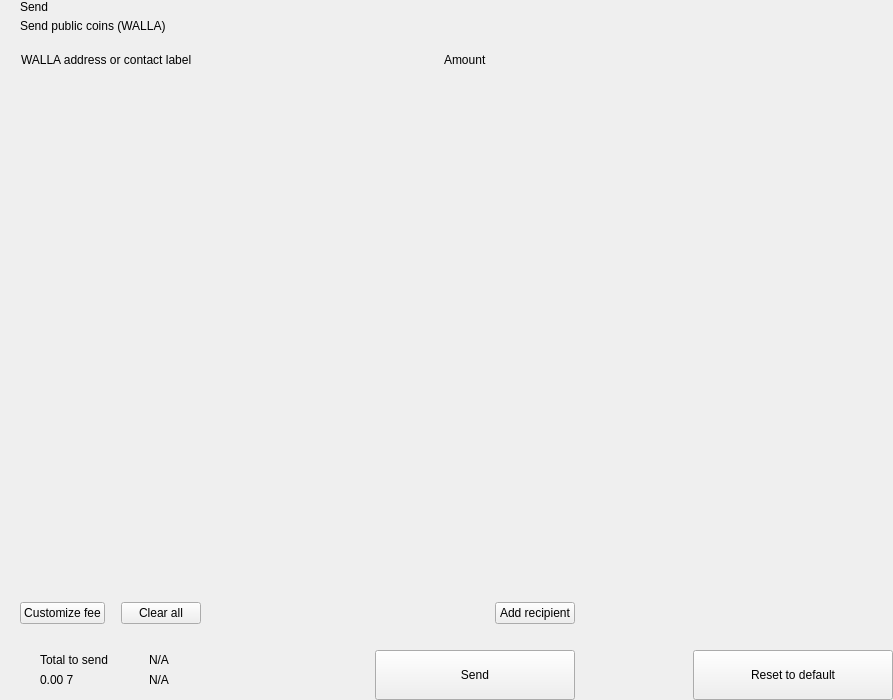
<?xml version="1.0" encoding="UTF-8"?>
<ui version="4.0">
 <class>send</class>
 <widget class="QWidget" name="send">
  <property name="geometry">
   <rect>
    <x>0</x>
    <y>0</y>
    <width>893</width>
    <height>700</height>
   </rect>
  </property>
  <property name="windowTitle">
   <string>Form</string>
  </property>
  <layout class="QHBoxLayout" name="horizontalLayout_2" stretch="2,1">
   <property name="spacing">
    <number>0</number>
   </property>
   <property name="leftMargin">
    <number>0</number>
   </property>
   <property name="topMargin">
    <number>0</number>
   </property>
   <property name="rightMargin">
    <number>0</number>
   </property>
   <property name="bottomMargin">
    <number>0</number>
   </property>
   <item>
    <widget class="QWidget" name="left" native="true">
     <layout class="QVBoxLayout" name="verticalLayout_3">
      <property name="spacing">
       <number>0</number>
      </property>
      <property name="leftMargin">
       <number>0</number>
      </property>
      <property name="topMargin">
       <number>0</number>
      </property>
      <property name="rightMargin">
       <number>0</number>
      </property>
      <property name="bottomMargin">
       <number>0</number>
      </property>
      <item>
       <layout class="QVBoxLayout" name="verticalLayout_22" stretch="0,0,0,1,0,0,0,0">
        <property name="spacing">
         <number>0</number>
        </property>
        <item>
         <layout class="QHBoxLayout" name="horizontalLayout_3">
          <property name="spacing">
           <number>0</number>
          </property>
          <property name="leftMargin">
           <number>20</number>
          </property>
          <property name="rightMargin">
           <number>20</number>
          </property>
          <item>
           <layout class="QVBoxLayout" name="verticalLayout">
            <property name="spacing">
             <number>5</number>
            </property>
            <item>
             <widget class="QLabel" name="labelTitle">
              <property name="text">
               <string>Send</string>
              </property>
              <property name="alignment">
               <set>Qt::AlignLeading|Qt::AlignLeft|Qt::AlignVCenter</set>
              </property>
             </widget>
            </item>
            <item>
             <widget class="QLabel" name="labelSubtitle1">
              <property name="text">
               <string>Send public coins (WALLA)</string>
              </property>
             </widget>
            </item>
           </layout>
          </item>
          <item>
           <spacer name="horizontalSpacer">
            <property name="orientation">
             <enum>Qt::Horizontal</enum>
            </property>
            <property name="sizeHint" stdset="0">
             <size>
              <width>40</width>
              <height>20</height>
             </size>
            </property>
           </spacer>
          </item>
         </layout>
        </item>
        <item>
         <spacer name="verticalSpacer_2">
          <property name="orientation">
           <enum>Qt::Vertical</enum>
          </property>
          <property name="sizeType">
           <enum>QSizePolicy::Fixed</enum>
          </property>
          <property name="sizeHint" stdset="0">
           <size>
            <width>20</width>
            <height>20</height>
           </size>
          </property>
         </spacer>
        </item>
        <item>
         <layout class="QHBoxLayout" name="horizontalLayout" stretch="6,0,2">
          <property name="spacing">
           <number>0</number>
          </property>
          <property name="leftMargin">
           <number>10</number>
          </property>
          <property name="topMargin">
           <number>0</number>
          </property>
          <property name="rightMargin">
           <number>20</number>
          </property>
          <property name="bottomMargin">
           <number>0</number>
          </property>
          <item>
           <widget class="QLabel" name="labelSubtitleAddress">
            <property name="styleSheet">
             <string notr="true">margin-left:8px;</string>
            </property>
            <property name="text">
             <string>WALLA address or contact label</string>
            </property>
           </widget>
          </item>
          <item>
           <spacer name="horizontalSpacer_3">
            <property name="orientation">
             <enum>Qt::Horizontal</enum>
            </property>
            <property name="sizeType">
             <enum>QSizePolicy::Fixed</enum>
            </property>
            <property name="sizeHint" stdset="0">
             <size>
              <width>40</width>
              <height>1</height>
             </size>
            </property>
           </spacer>
          </item>
          <item>
           <widget class="QLabel" name="labelSubtitleAmount">
            <property name="text">
             <string>Amount</string>
            </property>
           </widget>
          </item>
         </layout>
        </item>
        <item>
         <widget class="QScrollArea" name="scrollArea">
          <property name="minimumSize">
           <size>
            <width>0</width>
            <height>350</height>
           </size>
          </property>
          <property name="styleSheet">
           <string notr="true">#scrollArea {
            background:transparent;
            margin-top:10px;
}</string>
          </property>
          <property name="horizontalScrollBarPolicy">
           <enum>Qt::ScrollBarAlwaysOff</enum>
          </property>
          <property name="sizeAdjustPolicy">
           <enum>QAbstractScrollArea::AdjustIgnored</enum>
          </property>
          <property name="widgetResizable">
           <bool>true</bool>
          </property>
          <property name="alignment">
           <set>Qt::AlignLeading|Qt::AlignLeft|Qt::AlignTop</set>
          </property>
          <widget class="QWidget" name="scrollAreaWidgetContents">
           <property name="geometry">
            <rect>
             <x>0</x>
             <y>0</y>
             <width>591</width>
             <height>16</height>
            </rect>
           </property>
           <property name="sizePolicy">
            <sizepolicy hsizetype="Preferred" vsizetype="Maximum">
             <horstretch>0</horstretch>
             <verstretch>0</verstretch>
            </sizepolicy>
           </property>
           <property name="autoFillBackground">
            <bool>false</bool>
           </property>
           <property name="styleSheet">
            <string notr="true">#scrollAreaWidgetContents {
             background:transparent;
             }</string>
           </property>
           <layout class="QVBoxLayout" name="verticalLayout_7">
            <property name="spacing">
             <number>0</number>
            </property>
            <property name="sizeConstraint">
             <enum>QLayout::SetDefaultConstraint</enum>
            </property>
            <property name="leftMargin">
             <number>0</number>
            </property>
            <property name="topMargin">
             <number>0</number>
            </property>
            <property name="rightMargin">
             <number>0</number>
            </property>
            <property name="bottomMargin">
             <number>0</number>
            </property>
           </layout>
          </widget>
         </widget>
        </item>
        <item>
         <spacer name="verticalSpacer_4">
          <property name="orientation">
           <enum>Qt::Vertical</enum>
          </property>
          <property name="sizeType">
           <enum>QSizePolicy::Fixed</enum>
          </property>
          <property name="sizeHint" stdset="0">
           <size>
            <width>20</width>
            <height>20</height>
           </size>
          </property>
         </spacer>
        </item>
        <item>
         <layout class="QHBoxLayout" name="horizontalLayout_20">
          <property name="spacing">
           <number>6</number>
          </property>
          <property name="leftMargin">
           <number>20</number>
          </property>
          <property name="rightMargin">
           <number>20</number>
          </property>
          <item>
           <widget class="QPushButton" name="pushButtonFee">
            <property name="focusPolicy">
             <enum>Qt::NoFocus</enum>
            </property>
            <property name="text">
             <string>Customize fee</string>
            </property>
           </widget>
          </item>
          <item>
           <spacer name="horizontalSpacer_11">
            <property name="orientation">
             <enum>Qt::Horizontal</enum>
            </property>
            <property name="sizeType">
             <enum>QSizePolicy::Minimum</enum>
            </property>
            <property name="sizeHint" stdset="0">
             <size>
              <width>10</width>
              <height>20</height>
             </size>
            </property>
           </spacer>
          </item>
          <item>
           <widget class="QPushButton" name="pushButtonClear">
            <property name="focusPolicy">
             <enum>Qt::NoFocus</enum>
            </property>
            <property name="layoutDirection">
             <enum>Qt::RightToLeft</enum>
            </property>
            <property name="text">
             <string>Clear all</string>
            </property>
           </widget>
          </item>
          <item>
           <spacer name="horizontalSpacer_2">
            <property name="orientation">
             <enum>Qt::Horizontal</enum>
            </property>
            <property name="sizeHint" stdset="0">
             <size>
              <width>40</width>
              <height>20</height>
             </size>
            </property>
           </spacer>
          </item>
          <item>
           <widget class="QPushButton" name="pushButtonAddRecipient">
            <property name="focusPolicy">
             <enum>Qt::NoFocus</enum>
            </property>
            <property name="text">
             <string>Add recipient</string>
            </property>
           </widget>
          </item>
         </layout>
        </item>
        <item>
         <spacer name="verticalSpacer">
          <property name="orientation">
           <enum>Qt::Vertical</enum>
          </property>
          <property name="sizeType">
           <enum>QSizePolicy::Fixed</enum>
          </property>
          <property name="sizeHint" stdset="0">
           <size>
            <width>20</width>
            <height>16</height>
           </size>
          </property>
         </spacer>
        </item>
        <item>
         <layout class="QHBoxLayout" name="horizontalLayout_7">
          <property name="rightMargin">
           <number>20</number>
          </property>
          <item>
           <layout class="QHBoxLayout" name="horizontalLayout_10">
            <property name="spacing">
             <number>0</number>
            </property>
            <property name="leftMargin">
             <number>8</number>
            </property>
            <item>
             <widget class="QStackedWidget" name="stackedWidget">
              <property name="minimumSize">
               <size>
                <width>0</width>
                <height>60</height>
               </size>
              </property>
              <property name="maximumSize">
               <size>
                <width>16777215</width>
                <height>60</height>
               </size>
              </property>
              <widget class="QWidget" name="page1">
               <layout class="QVBoxLayout" name="verticalLayout_71" stretch="0">
                <property name="spacing">
                 <number>6</number>
                </property>
                <property name="leftMargin">
                 <number>12</number>
                </property>
                <property name="topMargin">
                 <number>0</number>
                </property>
                <property name="rightMargin">
                 <number>0</number>
                </property>
                <property name="bottomMargin">
                 <number>0</number>
                </property>
                <item>
                 <widget class="QWidget" name="coinWidget" native="true">
                  <property name="minimumSize">
                   <size>
                    <width>0</width>
                    <height>60</height>
                   </size>
                  </property>
                  <property name="maximumSize">
                   <size>
                    <width>16777215</width>
                    <height>60</height>
                   </size>
                  </property>
                  <layout class="QHBoxLayout" name="horizontalLayout_9">
                   <property name="spacing">
                    <number>0</number>
                   </property>
                   <property name="leftMargin">
                    <number>20</number>
                   </property>
                   <property name="topMargin">
                    <number>10</number>
                   </property>
                   <property name="rightMargin">
                    <number>20</number>
                   </property>
                   <property name="bottomMargin">
                    <number>10</number>
                   </property>
                   <item>
                    <layout class="QVBoxLayout" name="verticalSend">
                     <property name="spacing">
                      <number>0</number>
                     </property>
                     <item>
                      <widget class="QLabel" name="labelTitleTotalSend">
                       <property name="text">
                        <string>Total to send</string>
                       </property>
                      </widget>
                     </item>
                     <item>
                      <widget class="QLabel" name="labelAmountSend">
                       <property name="text">
                        <string notr="true">0.00 7</string>
                       </property>
                      </widget>
                     </item>
                    </layout>
                   </item>
                   <item>
                    <spacer name="horizontalSpacer_9">
                     <property name="orientation">
                      <enum>Qt::Horizontal</enum>
                     </property>
                     <property name="sizeType">
                      <enum>QSizePolicy::Fixed</enum>
                     </property>
                     <property name="sizeHint" stdset="0">
                      <size>
                       <width>20</width>
                       <height>20</height>
                      </size>
                     </property>
                    </spacer>
                   </item>
                   <item>
                    <widget class="QLabel" name="labelLine">
                     <property name="minimumSize">
                      <size>
                       <width>1</width>
                       <height>0</height>
                      </size>
                     </property>
                     <property name="maximumSize">
                      <size>
                       <width>1</width>
                       <height>16777215</height>
                      </size>
                     </property>
                     <property name="text">
                      <string/>
                     </property>
                    </widget>
                   </item>
                   <item>
                    <spacer name="horizontalSpacer_10">
                     <property name="orientation">
                      <enum>Qt::Horizontal</enum>
                     </property>
                     <property name="sizeType">
                      <enum>QSizePolicy::Fixed</enum>
                     </property>
                     <property name="sizeHint" stdset="0">
                      <size>
                       <width>20</width>
                       <height>20</height>
                      </size>
                     </property>
                    </spacer>
                   </item>
                   <item>
                    <layout class="QVBoxLayout" name="verticalRemaining">
                     <property name="spacing">
                      <number>0</number>
                     </property>
                     <item>
                      <widget class="QLabel" name="labelTitleTotalRemaining">
                       <property name="text">
                        <string notr="true">N/A</string>
                       </property>
                      </widget>
                     </item>
                     <item>
                      <widget class="QLabel" name="labelAmountRemaining">
                       <property name="text">
                        <string notr="true">N/A</string>
                       </property>
                      </widget>
                     </item>
                    </layout>
                   </item>
                  </layout>
                 </widget>
                </item>
               </layout>
              </widget>
              <widget class="QWidget" name="page_2"/>
             </widget>
            </item>
           </layout>
          </item>
          <item>
           <spacer name="horizontalSpacer_5">
            <property name="orientation">
             <enum>Qt::Horizontal</enum>
            </property>
            <property name="sizeType">
             <enum>QSizePolicy::Expanding</enum>
            </property>
            <property name="sizeHint" stdset="0">
             <size>
              <width>40</width>
              <height>20</height>
             </size>
            </property>
           </spacer>
          </item>
          <item alignment="Qt::AlignBottom">
           <widget class="QPushButton" name="pushButtonSave">
            <property name="minimumSize">
             <size>
              <width>200</width>
              <height>50</height>
             </size>
            </property>
            <property name="maximumSize">
             <size>
              <width>200</width>
              <height>50</height>
             </size>
            </property>
            <property name="focusPolicy">
             <enum>Qt::NoFocus</enum>
            </property>
            <property name="text">
             <string>Send</string>
            </property>
           </widget>
          </item>
         </layout>
        </item>
       </layout>
      </item>
     </layout>
    </widget>
   </item>
   <item>
    <widget class="QWidget" name="right" native="true">
     <layout class="QVBoxLayout" name="verticalLayout_5">
      <property name="leftMargin">
       <number>0</number>
      </property>
      <property name="topMargin">
       <number>0</number>
      </property>
      <property name="rightMargin">
       <number>0</number>
      </property>
      <property name="bottomMargin">
       <number>0</number>
      </property>
      <item>
       <layout class="QVBoxLayout" name="verticalLayout_4">
        <property name="spacing">
         <number>6</number>
        </property>
        <item>
         <widget class="OptionButton" name="btnCoinControl" native="true">
          <property name="minimumSize">
           <size>
            <width>0</width>
            <height>50</height>
           </size>
          </property>
         </widget>
        </item>
        <item>
         <widget class="OptionButton" name="btnChangeAddress" native="true">
          <property name="minimumSize">
           <size>
            <width>0</width>
            <height>50</height>
           </size>
          </property>
         </widget>
        </item>
        <item>
         <widget class="OptionButton" name="btnUri" native="true">
          <property name="minimumSize">
           <size>
            <width>0</width>
            <height>50</height>
           </size>
          </property>
         </widget>
        </item>
        <item>
         <spacer name="verticalSpacer_5">
          <property name="orientation">
           <enum>Qt::Vertical</enum>
          </property>
          <property name="sizeHint" stdset="0">
           <size>
            <width>20</width>
            <height>40</height>
           </size>
          </property>
         </spacer>
        </item>
        <item>
         <layout class="QHBoxLayout" name="horizontalLayout_8">
          <item>
           <spacer name="horizontalSpacer_7">
            <property name="orientation">
             <enum>Qt::Horizontal</enum>
            </property>
            <property name="sizeHint" stdset="0">
             <size>
              <width>40</width>
              <height>20</height>
             </size>
            </property>
           </spacer>
          </item>
          <item>
           <widget class="QPushButton" name="pushButtonReset">
            <property name="minimumSize">
             <size>
              <width>200</width>
              <height>50</height>
             </size>
            </property>
            <property name="maximumSize">
             <size>
              <width>200</width>
              <height>50</height>
             </size>
            </property>
            <property name="focusPolicy">
             <enum>Qt::NoFocus</enum>
            </property>
            <property name="text">
             <string>Reset to default</string>
            </property>
           </widget>
          </item>
         </layout>
        </item>
       </layout>
      </item>
     </layout>
    </widget>
   </item>
  </layout>
 </widget>
 <customwidgets>
  <customwidget>
   <class>OptionButton</class>
   <extends>QWidget</extends>
   <header>qt/pivx/optionbutton.h</header>
   <container>1</container>
  </customwidget>
 </customwidgets>
 <resources/>
 <connections/>
</ui>
